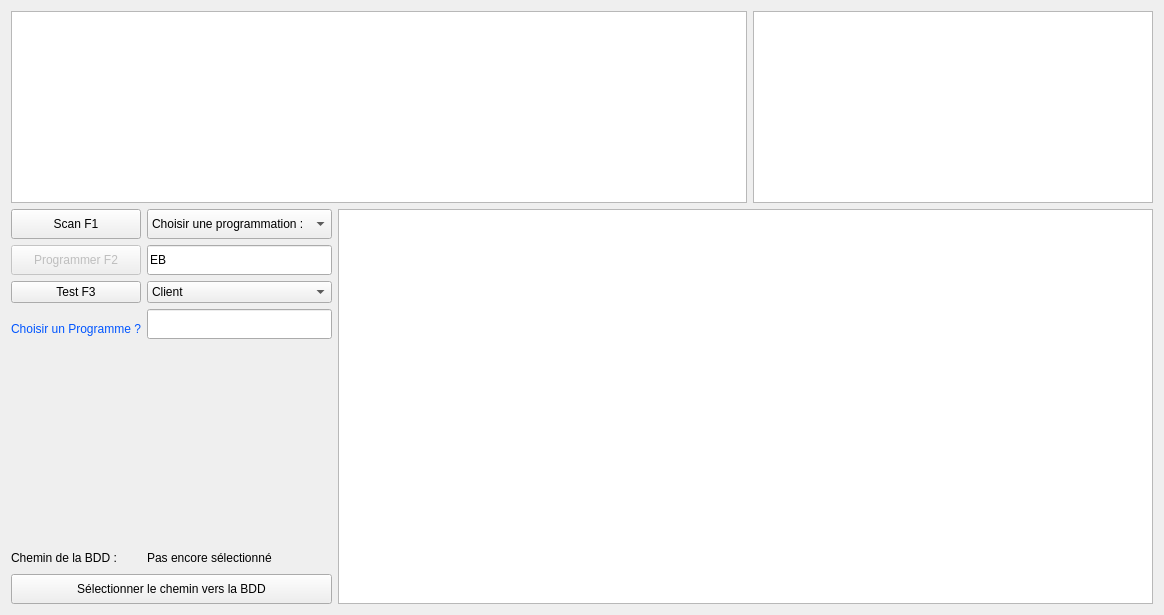
<?xml version="1.0" encoding="UTF-8"?>
<ui version="4.0">
 <class>TestCable</class>
 <widget class="QWidget" name="TestCable">
  <property name="geometry">
   <rect>
    <x>0</x>
    <y>0</y>
    <width>1164</width>
    <height>615</height>
   </rect>
  </property>
  <property name="sizePolicy">
   <sizepolicy hsizetype="Preferred" vsizetype="Preferred">
    <horstretch>0</horstretch>
    <verstretch>0</verstretch>
   </sizepolicy>
  </property>
  <property name="minimumSize">
   <size>
    <width>800</width>
    <height>500</height>
   </size>
  </property>
  <property name="sizeIncrement">
   <size>
    <width>0</width>
    <height>0</height>
   </size>
  </property>
  <property name="baseSize">
   <size>
    <width>0</width>
    <height>0</height>
   </size>
  </property>
  <property name="windowTitle">
   <string>TestCable</string>
  </property>
  <layout class="QGridLayout" name="gridLayout_2">
   <item row="0" column="0" colspan="2">
    <layout class="QHBoxLayout" name="layoutTbl">
     <item>
      <widget class="QTableView" name="tbvDevices">
       <property name="sizePolicy">
        <sizepolicy hsizetype="Expanding" vsizetype="Fixed">
         <horstretch>0</horstretch>
         <verstretch>0</verstretch>
        </sizepolicy>
       </property>
       <property name="showGrid">
        <bool>true</bool>
       </property>
       <attribute name="horizontalHeaderShowSortIndicator" stdset="0">
        <bool>true</bool>
       </attribute>
      </widget>
     </item>
     <item>
      <widget class="QTextEdit" name="txeConsole">
       <property name="sizePolicy">
        <sizepolicy hsizetype="MinimumExpanding" vsizetype="MinimumExpanding">
         <horstretch>0</horstretch>
         <verstretch>0</verstretch>
        </sizepolicy>
       </property>
       <property name="minimumSize">
        <size>
         <width>150</width>
         <height>120</height>
        </size>
       </property>
       <property name="maximumSize">
        <size>
         <width>400</width>
         <height>16777215</height>
        </size>
       </property>
      </widget>
     </item>
    </layout>
   </item>
   <item row="1" column="0">
    <layout class="QGridLayout" name="layoutBu">
     <item row="0" column="1">
      <widget class="QComboBox" name="cboProg">
       <property name="sizePolicy">
        <sizepolicy hsizetype="Expanding" vsizetype="Expanding">
         <horstretch>0</horstretch>
         <verstretch>0</verstretch>
        </sizepolicy>
       </property>
       <property name="minimumSize">
        <size>
         <width>0</width>
         <height>0</height>
        </size>
       </property>
       <property name="maximumSize">
        <size>
         <width>16777215</width>
         <height>30</height>
        </size>
       </property>
       <item>
        <property name="text">
         <string>Choisir une programmation :</string>
        </property>
       </item>
       <item>
        <property name="text">
         <string>RS 232</string>
        </property>
       </item>
       <item>
        <property name="text">
         <string>RS 485</string>
        </property>
       </item>
       <item>
        <property name="text">
         <string>TTL 3v3</string>
        </property>
       </item>
       <item>
        <property name="text">
         <string>TTL 3v3 REG</string>
        </property>
       </item>
       <item>
        <property name="text">
         <string>TTL 5v</string>
        </property>
       </item>
      </widget>
     </item>
     <item row="0" column="0">
      <widget class="QPushButton" name="pbuScan">
       <property name="sizePolicy">
        <sizepolicy hsizetype="Expanding" vsizetype="Expanding">
         <horstretch>0</horstretch>
         <verstretch>0</verstretch>
        </sizepolicy>
       </property>
       <property name="minimumSize">
        <size>
         <width>0</width>
         <height>30</height>
        </size>
       </property>
       <property name="maximumSize">
        <size>
         <width>16777215</width>
         <height>30</height>
        </size>
       </property>
       <property name="text">
        <string>Scan F1</string>
       </property>
      </widget>
     </item>
     <item row="2" column="0">
      <widget class="QPushButton" name="pbuTest">
       <property name="sizePolicy">
        <sizepolicy hsizetype="Expanding" vsizetype="Expanding">
         <horstretch>0</horstretch>
         <verstretch>0</verstretch>
        </sizepolicy>
       </property>
       <property name="minimumSize">
        <size>
         <width>0</width>
         <height>0</height>
        </size>
       </property>
       <property name="maximumSize">
        <size>
         <width>16777215</width>
         <height>30</height>
        </size>
       </property>
       <property name="text">
        <string>Test F3</string>
       </property>
      </widget>
     </item>
     <item row="1" column="1">
      <widget class="QLineEdit" name="lneTesteur">
       <property name="sizePolicy">
        <sizepolicy hsizetype="Expanding" vsizetype="Expanding">
         <horstretch>0</horstretch>
         <verstretch>0</verstretch>
        </sizepolicy>
       </property>
       <property name="maximumSize">
        <size>
         <width>16777215</width>
         <height>30</height>
        </size>
       </property>
       <property name="text">
        <string>EB</string>
       </property>
      </widget>
     </item>
     <item row="2" column="1">
      <widget class="QComboBox" name="cboClient">
       <property name="sizePolicy">
        <sizepolicy hsizetype="Expanding" vsizetype="Expanding">
         <horstretch>0</horstretch>
         <verstretch>0</verstretch>
        </sizepolicy>
       </property>
       <property name="maximumSize">
        <size>
         <width>16777215</width>
         <height>30</height>
        </size>
       </property>
       <item>
        <property name="text">
         <string>Client</string>
        </property>
       </item>
       <item>
        <property name="text">
         <string>GEFRAN</string>
        </property>
       </item>
      </widget>
     </item>
     <item row="1" column="0">
      <widget class="QPushButton" name="pbuProg">
       <property name="enabled">
        <bool>false</bool>
       </property>
       <property name="sizePolicy">
        <sizepolicy hsizetype="Expanding" vsizetype="Expanding">
         <horstretch>0</horstretch>
         <verstretch>0</verstretch>
        </sizepolicy>
       </property>
       <property name="minimumSize">
        <size>
         <width>0</width>
         <height>30</height>
        </size>
       </property>
       <property name="maximumSize">
        <size>
         <width>16777215</width>
         <height>30</height>
        </size>
       </property>
       <property name="text">
        <string>Programmer F2</string>
       </property>
      </widget>
     </item>
     <item row="3" column="0">
      <widget class="ClicableLabel" name="clblAide">
       <property name="sizePolicy">
        <sizepolicy hsizetype="Minimum" vsizetype="Expanding">
         <horstretch>0</horstretch>
         <verstretch>0</verstretch>
        </sizepolicy>
       </property>
       <property name="minimumSize">
        <size>
         <width>0</width>
         <height>30</height>
        </size>
       </property>
       <property name="maximumSize">
        <size>
         <width>16777215</width>
         <height>20</height>
        </size>
       </property>
       <property name="text">
        <string>&lt;html&gt;&lt;head/&gt;&lt;body&gt;&lt;p&gt;&lt;span style=&quot; color:#0055ff;&quot;&gt;Choisir un Programme ?&lt;/span&gt;&lt;/p&gt;&lt;/body&gt;&lt;/html&gt;</string>
       </property>
       <property name="alignment">
        <set>Qt::AlignCenter</set>
       </property>
      </widget>
     </item>
     <item row="3" column="1">
      <widget class="DateCode" name="dlneDateCode">
       <property name="maximumSize">
        <size>
         <width>16777215</width>
         <height>30</height>
        </size>
       </property>
      </widget>
     </item>
    </layout>
   </item>
   <item row="1" column="1" rowspan="4">
    <widget class="QTableView" name="tbvBdd">
     <property name="sizePolicy">
      <sizepolicy hsizetype="Expanding" vsizetype="Expanding">
       <horstretch>1</horstretch>
       <verstretch>1</verstretch>
      </sizepolicy>
     </property>
     <property name="maximumSize">
      <size>
       <width>16777215</width>
       <height>16777215</height>
      </size>
     </property>
    </widget>
   </item>
   <item row="4" column="0">
    <layout class="QGridLayout" name="gridLayout">
     <property name="sizeConstraint">
      <enum>QLayout::SetFixedSize</enum>
     </property>
     <item row="0" column="0">
      <widget class="QLabel" name="label">
       <property name="sizePolicy">
        <sizepolicy hsizetype="Minimum" vsizetype="Minimum">
         <horstretch>0</horstretch>
         <verstretch>0</verstretch>
        </sizepolicy>
       </property>
       <property name="maximumSize">
        <size>
         <width>130</width>
         <height>20</height>
        </size>
       </property>
       <property name="text">
        <string>Chemin de la BDD :</string>
       </property>
      </widget>
     </item>
     <item row="1" column="0" colspan="2">
      <widget class="QPushButton" name="pbuDir">
       <property name="maximumSize">
        <size>
         <width>16777215</width>
         <height>30</height>
        </size>
       </property>
       <property name="text">
        <string>Sélectionner le chemin vers la BDD</string>
       </property>
      </widget>
     </item>
     <item row="0" column="1">
      <widget class="QLabel" name="lblBdd">
       <property name="sizePolicy">
        <sizepolicy hsizetype="Minimum" vsizetype="Minimum">
         <horstretch>0</horstretch>
         <verstretch>0</verstretch>
        </sizepolicy>
       </property>
       <property name="maximumSize">
        <size>
         <width>16777215</width>
         <height>20</height>
        </size>
       </property>
       <property name="text">
        <string>Pas encore sélectionné</string>
       </property>
      </widget>
     </item>
    </layout>
   </item>
   <item row="2" column="0" rowspan="2">
    <spacer name="verticalSpacer">
     <property name="orientation">
      <enum>Qt::Vertical</enum>
     </property>
     <property name="sizeHint" stdset="0">
      <size>
       <width>20</width>
       <height>40</height>
      </size>
     </property>
    </spacer>
   </item>
  </layout>
 </widget>
 <customwidgets>
  <customwidget>
   <class>ClicableLabel</class>
   <extends>QLabel</extends>
   <header>clicablelabel.h</header>
  </customwidget>
  <customwidget>
   <class>DateCode</class>
   <extends>QLineEdit</extends>
   <header>datecode.h</header>
  </customwidget>
 </customwidgets>
 <resources/>
 <connections/>
</ui>
